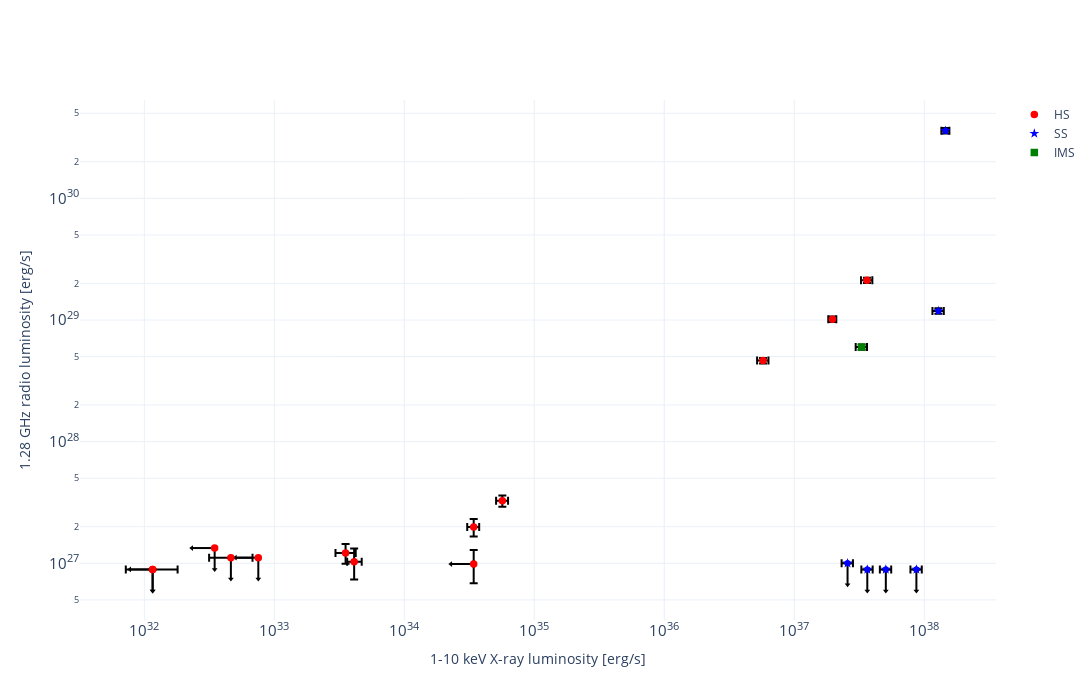

The notebook cell this image was saved under:
### Code cell
plot_Lr_Lx_plotly(paired_data, colourby="state")

### Figure 1 — Plotly figure (JSON) as saved in the notebook; plotly's stock layout.template omitted (floating-point values rounded to 4 significant figures)
{"data": [{"error_x": {"array": [1.397e+36, 3.624e+36, 1.033e+37, 1.285e+37, 8.7e+36, 5.062e+36, 3.646e+36, 3.299e+36, 2.571e+36, 3.489e+33, 0.0, 5.776e+35, 6.057e+33, 5.897e+32, 2.163e+32, 6.951e+32, 6.444e+31], "arrayminus": [1.397e+36, 3.623e+36, 1.033e+37, 1.285e+37, 8.7e+36, 5.062e+36, 3.646e+36, 3.299e+36, 2.571e+36, 3.696e+33, 0.0, 5.776e+35, 5.943e+33, 4.795e+32, 1.483e+32, 5.783e+32, 4.382e+31], "color": "black", "symmetric": false, "type": "data", "visible": true}, "error_y": {"array": [5.092e+27, 1.063e+28, 1.804e+29, 6.046e+27, 0.0, 0.0, 0.0, 3.039e+27, 0.0, 3.269e+26, 3.006e+26, 2.416e+27, 3.515e+26, 2.937e+26, 0.0, 2.234e+26, 0.0], "color": "black", "type": "data", "visible": true}, "hoverinfo": "skip", "marker": {"color": "blue", "size": 0}, "mode": "markers", "showlegend": false, "type": "scatter", "x": [1.965e+37, 3.622e+37, 1.456e+38, 1.284e+38, 8.694e+37, 5.059e+37, 3.644e+37, 3.296e+37, 2.569e+37, 3.417e+34, 3.417e+34, 5.752e+36, 5.676e+34, 4.112e+33, 4.634e+32, 3.533e+33, 1.158e+32], "y": [1.016e+29, 2.118e+29, 3.6e+30, 1.188e+29, 8.897e+26, 8.897e+26, 8.897e+26, 5.994e+28, 1.001e+27, 1.987e+27, 9.861e+26, 4.639e+28, 3.262e+27, 1.031e+27, 1.112e+27, 1.216e+27, 8.897e+26]}, {"error_y": {"arrayminus": [2.966e+26], "color": "black", "type": "data", "visible": true, "width": 0}, "hoverinfo": "skip", "marker": {"color": "blue", "size": 0}, "mode": "markers", "showlegend": false, "type": "scatter", "x": [8.694e+37], "y": [8.897e+26]}, {"hoverinfo": "skip", "marker": {"color": "black", "size": 5, "symbol": "triangle-down"}, "mode": "markers", "showlegend": false, "type": "scatter", "x": [8.694e+37], "y": [5.931e+26]}, {"error_y": {"arrayminus": [2.966e+26], "color": "black", "type": "data", "visible": true, "width": 0}, "hoverinfo": "skip", "marker": {"color": "blue", "size": 0}, "mode": "markers", "showlegend": false, "type": "scatter", "x": [5.059e+37], "y": [8.897e+26]}, {"hoverinfo": "skip", "marker": {"color": "black", "size": 5, "symbol": "triangle-down"}, "mode": "markers", "showlegend": false, "type": "scatter", "x": [5.059e+37], "y": [5.931e+26]}, {"error_y": {"arrayminus": [2.966e+26], "color": "black", "type": "data", "visible": true, "width": 0}, "hoverinfo": "skip", "marker": {"color": "blue", "size": 0}, "mode": "markers", "showlegend": false, "type": "scatter", "x": [3.644e+37], "y": [8.897e+26]}, {"hoverinfo": "skip", "marker": {"color": "black", "size": 5, "symbol": "triangle-down"}, "mode": "markers", "showlegend": false, "type": "scatter", "x": [3.644e+37], "y": [5.931e+26]}, {"error_y": {"arrayminus": [3.336e+26], "color": "black", "type": "data", "visible": true, "width": 0}, "hoverinfo": "skip", "marker": {"color": "blue", "size": 0}, "mode": "markers", "showlegend": false, "type": "scatter", "x": [2.569e+37], "y": [1.001e+27]}, {"hoverinfo": "skip", "marker": {"color": "black", "size": 5, "symbol": "triangle-down"}, "mode": "markers", "showlegend": false, "type": "scatter", "x": [2.569e+37], "y": [6.673e+26]}, {"error_x": {"arrayminus": [1.139e+34], "color": "black", "type": "data", "visible": true, "width": 0}, "hoverinfo": "skip", "marker": {"color": "blue", "size": 0}, "mode": "markers", "showlegend": false, "type": "scatter", "x": [3.417e+34], "y": [9.861e+26]}, {"hoverinfo": "skip", "marker": {"color": "black", "size": 5, "symbol": "triangle-left"}, "mode": "markers", "showlegend": false, "type": "scatter", "x": [2.278e+34], "y": [9.861e+26]}, {"error_y": {"arrayminus": [2.966e+26], "color": "black", "type": "data", "visible": true, "width": 0}, "hoverinfo": "skip", "marker": {"color": "blue", "size": 0}, "mode": "markers", "showlegend": false, "type": "scatter", "x": [1.158e+32], "y": [8.897e+26]}, {"hoverinfo": "skip", "marker": {"color": "black", "size": 5, "symbol": "triangle-down"}, "mode": "markers", "showlegend": false, "type": "scatter", "x": [1.158e+32], "y": [5.931e+26]}, {"error_x": {"arrayminus": [3.861e+31], "color": "black", "type": "data", "visible": true, "width": 0}, "hoverinfo": "skip", "marker": {"color": "blue", "size": 0}, "mode": "markers", "showlegend": false, "type": "scatter", "x": [1.158e+32], "y": [8.897e+26]}, {"hoverinfo": "skip", "marker": {"color": "black", "size": 5, "symbol": "triangle-left"}, "mode": "markers", "showlegend": false, "type": "scatter", "x": [7.723e+31], "y": [8.897e+26]}, {"error_y": {"arrayminus": [3.707e+26], "color": "black", "type": "data", "visible": true, "width": 0}, "hoverinfo": "skip", "marker": {"color": "blue", "size": 0}, "mode": "markers", "showlegend": false, "type": "scatter", "x": [4.634e+32], "y": [1.112e+27]}, {"hoverinfo": "skip", "marker": {"color": "black", "size": 5, "symbol": "triangle-down"}, "mode": "markers", "showlegend": false, "type": "scatter", "x": [4.634e+32], "y": [7.414e+26]}, {"error_y": {"arrayminus": [3.707e+26], "color": "black", "type": "data", "visible": true, "width": 0}, "hoverinfo": "skip", "marker": {"color": "blue", "size": 0}, "mode": "markers", "showlegend": false, "type": "scatter", "x": [7.53e+32], "y": [1.112e+27]}, {"hoverinfo": "skip", "marker": {"color": "black", "size": 5, "symbol": "triangle-down"}, "mode": "markers", "showlegend": false, "type": "scatter", "x": [7.53e+32], "y": [7.414e+26]}, {"error_x": {"arrayminus": [2.51e+32], "color": "black", "type": "data", "visible": true, "width": 0}, "hoverinfo": "skip", "marker": {"color": "blue", "size": 0}, "mode": "markers", "showlegend": false, "type": "scatter", "x": [7.53e+32], "y": [1.112e+27]}, {"hoverinfo": "skip", "marker": {"color": "black", "size": 5, "symbol": "triangle-left"}, "mode": "markers", "showlegend": false, "type": "scatter", "x": [5.02e+32], "y": [1.112e+27]}, {"error_y": {"arrayminus": [4.448e+26], "color": "black", "type": "data", "visible": true, "width": 0}, "hoverinfo": "skip", "marker": {"color": "blue", "size": 0}, "mode": "markers", "showlegend": false, "type": "scatter", "x": [3.475e+32], "y": [1.335e+27]}, {"hoverinfo": "skip", "marker": {"color": "black", "size": 5, "symbol": "triangle-down"}, "mode": "markers", "showlegend": false, "type": "scatter", "x": [3.475e+32], "y": [8.897e+26]}, {"error_x": {"arrayminus": [1.158e+32], "color": "black", "type": "data", "visible": true, "width": 0}, "hoverinfo": "skip", "marker": {"color": "blue", "size": 0}, "mode": "markers", "showlegend": false, "type": "scatter", "x": [3.475e+32], "y": [1.335e+27]}, {"hoverinfo": "skip", "marker": {"color": "black", "size": 5, "symbol": "triangle-left"}, "mode": "markers", "showlegend": false, "type": "scatter", "x": [2.317e+32], "y": [1.335e+27]}, {"error_y": {"arrayminus": [2.966e+26], "color": "black", "type": "data", "visible": true, "width": 0}, "hoverinfo": "skip", "marker": {"color": "blue", "size": 0}, "mode": "markers", "showlegend": false, "type": "scatter", "x": [1.158e+32], "y": [8.897e+26]}, {"hoverinfo": "skip", "marker": {"color": "black", "size": 5, "symbol": "triangle-down"}, "mode": "markers", "showlegend": false, "type": "scatter", "x": [1.158e+32], "y": [5.931e+26]}, {"marker": {"color": "red", "size": 7.5, "symbol": "circle"}, "mode": "markers", "name": "HS", "type": "scatter", "x": [1.965e+37, 3.622e+37, 3.417e+34, 3.417e+34, 5.752e+36, 5.676e+34, 4.112e+33, 1.158e+32, 4.634e+32, 7.53e+32, 3.475e+32, 3.533e+33, 1.158e+32], "y": [1.016e+29, 2.118e+29, 1.987e+27, 9.861e+26, 4.639e+28, 3.262e+27, 1.031e+27, 8.897e+26, 1.112e+27, 1.112e+27, 1.335e+27, 1.216e+27, 8.897e+26]}, {"marker": {"color": "blue", "size": 7.5, "symbol": "star"}, "mode": "markers", "name": "SS", "type": "scatter", "x": [1.456e+38, 1.284e+38, 8.694e+37, 5.059e+37, 3.644e+37, 2.569e+37], "y": [3.6e+30, 1.188e+29, 8.897e+26, 8.897e+26, 8.897e+26, 1.001e+27]}, {"marker": {"color": "green", "size": 7.5, "symbol": "square"}, "mode": "markers", "name": "IMS", "type": "scatter", "x": [3.296e+37], "y": [5.994e+28]}], "layout": {"height": 700, "width": 1200, "xaxis": {"title": {"text": "1-10 keV X-ray luminosity [erg/s]"}, "type": "log"}, "yaxis": {"title": {"text": "1.28 GHz radio luminosity [erg/s]"}, "type": "log"}}}
